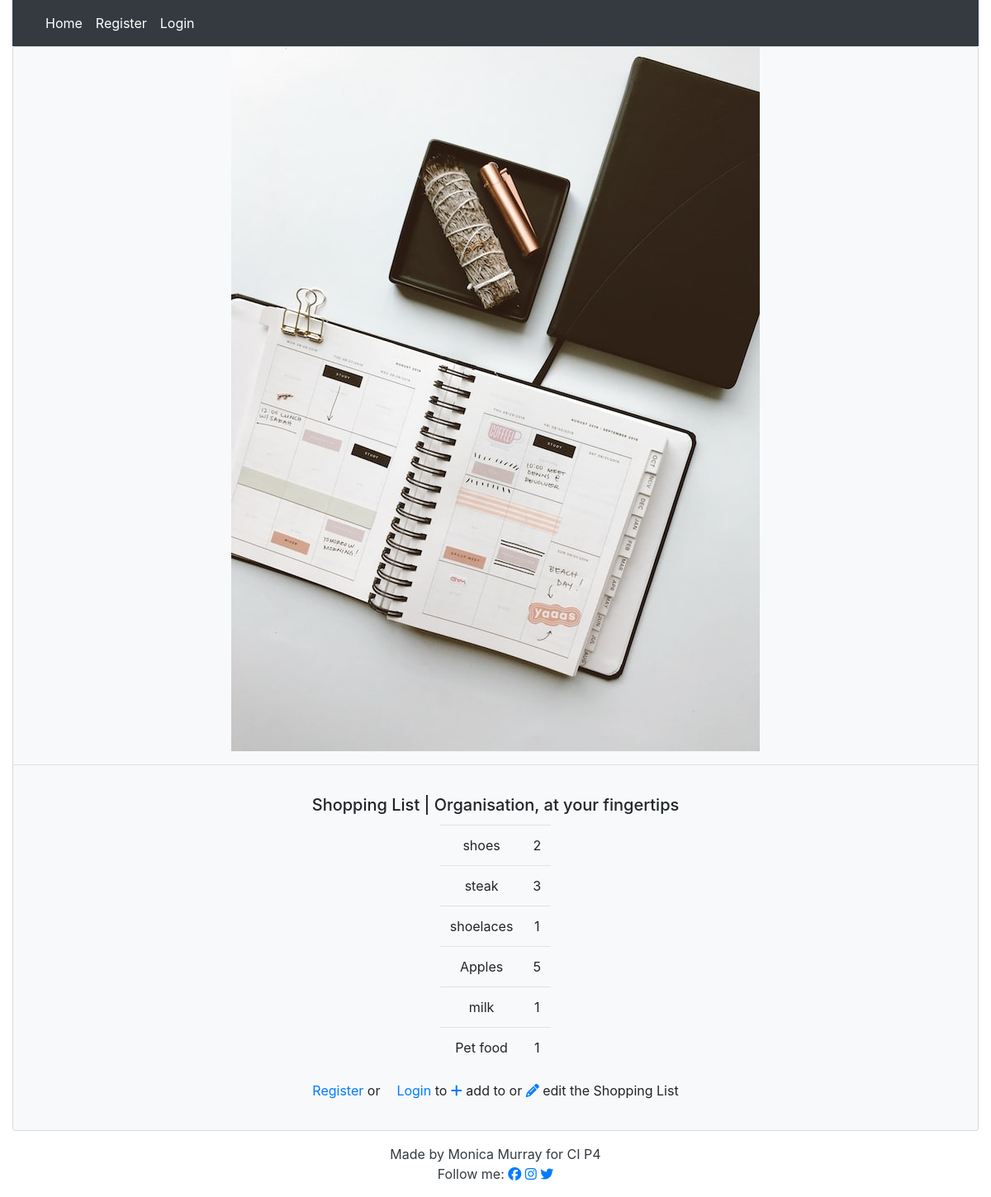
The page / on the database its author committed.
### list/models.py (models this page shows, shortened)
class Entry(models.Model):
    item_name = models.CharField(
        max_length=60, null=False, blank=False, unique=True)
    quantity = models.IntegerField(choices=QUANTITY_CHOICES)
    star = models.BooleanField(default=False)
    user = models.ForeignKey(User, on_delete=models.CASCADE)
    category = models.CharField(max_length=20, choices=CATEGORY_CHOICES)
    added_on = models.DateTimeField(auto_now_add=True)
    check_item_as_done = models.BooleanField(default=False)
    class Meta:
        ordering = ['-added_on']

### list/views.py (the view)
# urls.py: path('', views.EntryList.as_view(), name='home'),
class EntryList(generic.ListView):
    model = Entry
    queryset = Entry.objects.all()
    template_name = 'index.html'
    paginate_by = 25

### templates/index.html (shortened to what this page needs)
{% extends 'base.html' %}
{% block content %}
<div class="row justify-content-center">
    {% if user.is_authenticated %}
    <div class="table-responsive-sm">
        <table class="table">
            <thead>
                <tr>
                    <th scope="col"><a href="#"><i class="fa-solid fa-filter"></i></a></th>
                    <th scope="col"><a href="add/"><i class="fa-solid fa-plus"></i>Add Item</a></th>
                    <th><i class="fa-solid fa-star"></i></th>
                    <th scope="col"></th>
                    <th scope="col"></th>
                    <th><i class="fa-solid fa-square-check"></i></th>
                </tr>
            </thead>
                <tr></tr>
            <tbody>
                {% for entry in entry_list %}
                <tr>
                    {% if entry.check_item_as_done %}
                        <th scope="row"></th>
                        <td><strike> {{ entry.item_name }} </strike></td>
                        <td>{{entry.quantity}}</td>
                        <td></td>
                        <td><a href="delete/{{entry.id}}"><i class="fa-solid fa-trash-can"></i> Delete</a></td>
                        <td><a href="#"><i class="fa-solid fa-square-check"></i></i>Done</a></td>
                    {% else %}
                        <th scope="row"></th>
                        <td> {{ entry.item_name }}</td>
                        <td>{{entry.quantity}}</td>
                        <td><a href="edit/{{entry.id}}"><i class="fa-solid fa-pencil"></i> Edit</a></td>
                        <td><a href="delete/{{entry.id}}"><i class="fa-solid fa-trash-can"></i> Delete</a></td>
                        <td><a href="#"><i class="fa-regular fa-square"></i>Done</a></td>
                        <!-- consider replacing the checkbox icon with bootstrap's
                        <div class="custom-control custom-checkbox">
                        <input type="checkbox" class="custom-control-input" id="customCheck1">
                        <label class="custom-control-label" for="customCheck1">Check this custom checkbox</label>
                        </div> -->
                    {% endif %}
                </tr>
                {% endfor %}
            </tbody>
        </table>
    </div>
    {% else %}
    <div class="table-responsive-sm">
        <table class="table">
            {% for entry in entry_list %}
                <tr>
                    <td> {{ entry.item_name }}</td>
                    <td>{{entry.quantity}}</td>
                </tr>
            {% endfor %}
        </table>
    </div>
    </div>
        <div class="row justify-content-center">
            <p><a href="{% url 'account_signup' %}" class="card-link">
                    Register</a> or<a href="{% url 'account_login' %}" class="card-link">Login</a> to <a href="#"><i
                        class="fa-solid fa-plus"></i></a>
                add to or <a href="#"><i class="fa-solid fa-pencil"></i></a> edit the Shopping List
            </p>
        </div>
    {% endif %}
</div>
{% endblock %}

### rows shown on the page
Entry: item_name "shoes", quantity "2"
Entry: item_name "steak", quantity "3"
Entry: item_name "shoelaces", quantity "1"
Entry: item_name "Apples", quantity "5"
Entry: item_name "milk", quantity "1"
Entry: item_name "Pet food", quantity "1"
